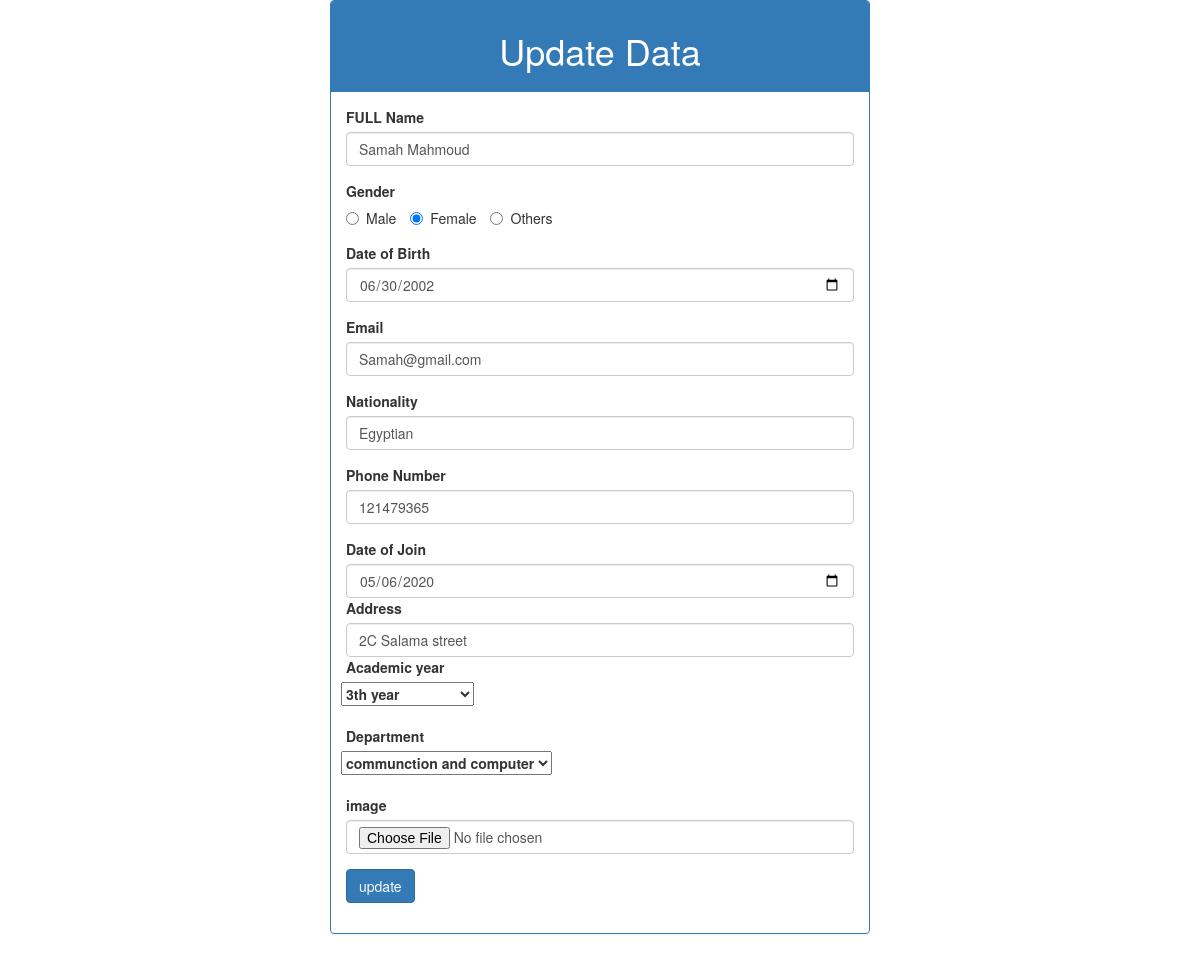
Screenshot of /update.php?updateid=13 (signed in) with the database file from the repository.
### tables this page shows
CREATE TABLE `registration` (
  `id` int(11) NOT NULL,
  `fullName` varchar(70) NOT NULL,
  `gender` enum('m','f','o') NOT NULL,
  `DOB` date NOT NULL,
  `email` varchar(50) NOT NULL,
  `nationality` varchar(50) NOT NULL,
  `number` bigint(11) NOT NULL,
  `address` varchar(50) NOT NULL,
  `academicYear` enum('preparatory year','1th year','2th year','3th year','4th year') NOT NULL,
  `dateOfJoin` date NOT NULL,
  `department` enum('power electricity','communction and computer','mechanical','') NOT NULL,
  `image` blob NOT NULL
);

### update.php (the view, shortened to what this page needs)
<?php
include 'connect.php';
if(isset($_SESSION['user'])){
$id=$_GET['updateid'];
$sql = "select * from registration where id=$id";
$result=mysqli_query($conn,$sql);
$row = mysqli_fetch_assoc($result);
$fullName=$row['fullName'];
$gender=$row['gender'];
$DOB =$row['DOB'];
$email=$row['email'];
$nationality=$row['nationality'];
$number=$row['number'];
$dateOfJoin=$row['dateOfJoin'];
$address=$row['address'];
$academicYear=$row['academicYear'];
$department=$row['department'];
?>
<!DOCTYPE html>
<html>
  <head>
    <link rel="stylesheet" type="text/css" href="test.css" />
  </head>
  <body>
    <div class="container">
      <div class="row col-md-6 col-md-offset-3">
        <div class="panel panel-primary">
          <div class="panel-heading text-center">
            <h1>Update Data</h1>
          </div>
          <div class="panel-body">
            <form  method="post" enctype="multipart/form-data">
            <div class="form-group">
                <label for="lastName">FULL Name</label>
                <input
                  type="text"
                  class="form-control"
                  id="fullName"
                  name="fullName"
                  value="<?php echo $fullName; ?>"
                />
              </div>
              <div class="form-group">
                <label for="gender">Gender</label>
                <div>
                  <label for="male" class="radio-inline"
                    ><input
                      type="radio"
                      name="gender"
                      value="m"
                      id="male"
                      <?php if($gender=='m')
                      echo "checked";?>
                    />Male</label
                  >
                  <label for="female" class="radio-inline"
                    ><input
                      type="radio"
                      name="gender"
                      value="f"
                      id="female"
                     <?php if($gender=='f')
                      echo "checked"; ?>
                    />Female</label
                  >
                  <label for="others" class="radio-inline"
                    ><input
                      type="radio"
                      name="gender"
                      value="o"
                      id="others"
                      <?php if($gender=='o')
                      echo "checked"; ?>
                    />Others</label
                  >
                </div>
              </div>
              <div class="form-group">
                <label for="DOB">Date of Birth</label>
                <input
                  type="date"
                  class="form-control"
                  id="DOB"
                  name="DOB"
                  value="<?php echo $DOB; ?>"
                 />
              </div>
              <div class="form-group">
                <label for="email">Email</label>
                <input
                  type="text"
                  class="form-control"
                  id="email"
                  name="email"
                  value="<?php echo $email; ?>"
                />
              </div>
              <div class="form-group">
                <label for="lastName">Nationality</label>
                <input
                  type="text"
                  class="form-control"
                  id="nationality"
                  name="nationality"
                  value="<?php echo $nationality; ?>"
                />
              </div>
              <div class="form-group">
                <label for="number">Phone Number</label>
                <input
                  type="tel"
                  class="form-control"
                  id="number"
                  name="number"
                  value="<?php echo $number; ?>"
                />
              </div>
              <label for="dateOfJoin">Date of Join</label>
                <input
                  type="date"
                  class="form-control"
                  id="dateOfJoin"
                  name="dateOfJoin"
                  value="<?php echo $dateOfJoin; ?>"
                 />
              <div class="form-group">
                <label for="lastName">Address</label>
                <input
                  type="text"
                  class="form-control"
                  id="address"
                  name="address"
                  value="<?php echo $address; ?>"
                />
                <div class="form-group">
                  <label for="academicYear">Academic year</label>
                  <div>
                    <label for="academicYear" class="list-inline"
                      ><select id="academicYear" name="academicYear" value="<?php echo $academicYear; ?>"
>
                        <option name="academicYear"
                        value="3th year"
                        id="3th year"
                        <?php if($academicYear=='3th year')
                      echo "selected"; ?>>3th year</option>
                      </select>
                  </div>
                </div>
                <div class="form-group">
                  <label for="department">Department</label>
                  <div>
                    <label for="department" class="list-inline"
                      ><select id="department" name="department" value="<?php echo $department; ?>"
>
                        <option name="department"
                        value="communction and computer"
                        id="communction and computer"
                        <?php if($department=='communction and computer')
                      echo "selected"; ?>
                        >communction and computer</option>
                      </select>
                  </div>
                </div>
              <div class="form-group">
                <label for="image">image</label>
                <input
                  type="file"
                  class="form-control"
                  id="image"
                  name="image"
                  required
                  accept=".jpg , .jpeg , .png"
                />
              </div>
              <button type="submit" class="btn btn-primary" name="update">update</button>
            </form>
          </div>
        </div>
      </div>
    </div>
  </body>
</html>
<?php
}else{
  header('location:index.php');
    exit();
}
?>

### rows the page displays
registration: fullName "Samah Mahmoud", gender "☐ Male", gender "☑ Female", gender "☐ Others", DOB "06/30/2002", email "Samah@gmail.com", nationality "Egyptian", number "121479365", dateOfJoin "05/06/2020", address "2C Salama street", academicYear "3th year", department "communction and computer"
